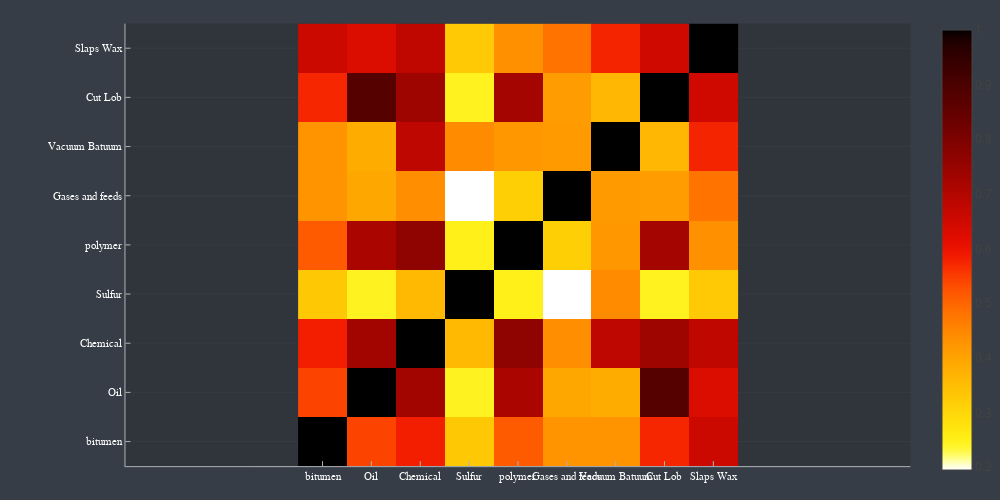
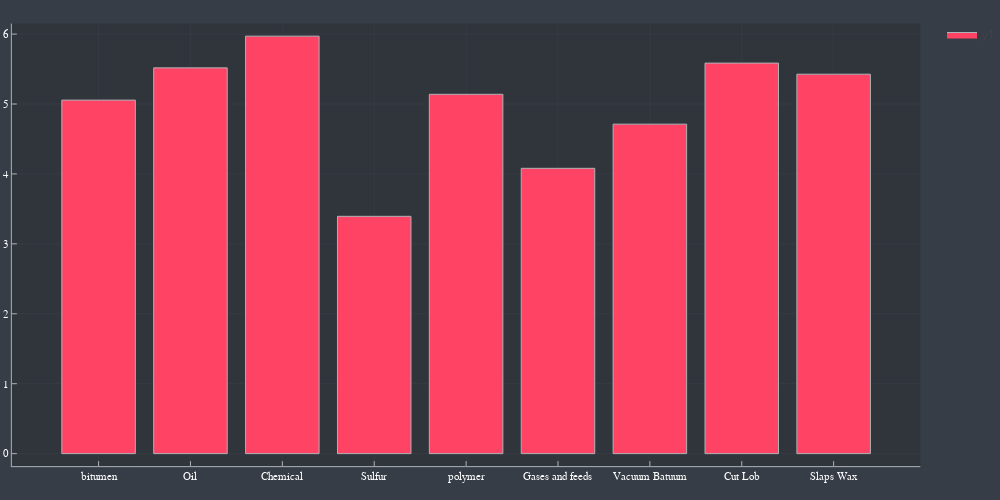

Notebook code for these charts, in order:
### Code cell
PetGroupCorMatPrices = cor(NormalizedPricesMatrix[:, 8:16]);
Names = CostumMods.GetProdName.(parse.(Int, getindex.(split.(SelectedPetProds, "-"), 2)))
# IndGroupCovMatPrices = cov(NormalizedPricesMatrix[:, 1:7]);
display(heatmap(Names, Names,PetGroupCorMatPrices, ratio=:equal, c=cgrad(rev=true), size = (1000, 500)))
# display(heatmap(IndGroupCovMatPrices, xticks=1:17, yticks=1:17, ratio=:equal, c=cgrad(rev=true)))
display(bar(Names, sum(PetGroupCorMatPrices, dims=2), size = (1000, 500)))

### Figure 1 — Plotly figure (JSON) as saved in the notebook; plotly's stock layout.template omitted (floating-point values rounded to 4 significant figures; data arrays with more than 128 entries replaced by an {"elided": "..."} marker saying what was removed)
{"data": [{"colorbar": {"title": ""}, "colorscale": {"elided": "256x2 mixed values"}, "name": "y1", "showlegend": false, "showscale": true, "type": "heatmap", "x": [0, 1, 2, 3, 4, 5, 6, 7, 8, 9], "xaxis": "x", "y": [0, 1, 2, 3, 4, 5, 6, 7, 8, 9], "yaxis": "y", "z": [[1, 0.5422, 0.5831, 0.331, 0.5158, 0.4276, 0.428, 0.5722, 0.6558], [0.5422, 1, 0.7292, 0.2439, 0.7142, 0.3945, 0.3836, 0.8796, 0.6295], [0.5831, 0.7292, 1, 0.3596, 0.7645, 0.4381, 0.6812, 0.7372, 0.6775], [0.331, 0.2439, 0.3596, 1, 0.2494, 0.1948, 0.4433, 0.2459, 0.3259], [0.5158, 0.7142, 0.7645, 0.2494, 1, 0.3169, 0.4218, 0.7238, 0.4323], [0.4276, 0.3945, 0.4381, 0.1948, 0.3169, 1, 0.4151, 0.4132, 0.48], [0.428, 0.3836, 0.6812, 0.4433, 0.4218, 0.4151, 1, 0.3634, 0.5756], [0.5722, 0.8796, 0.7372, 0.2459, 0.7238, 0.4132, 0.3634, 1, 0.6497], [0.6558, 0.6295, 0.6775, 0.3259, 0.4323, 0.48, 0.5756, 0.6497, 1]], "zmax": 1, "zmin": 0.1948}], "layout": {"annotations": [], "height": 500, "legend_position": {"bgcolor": "rgba(54, 61, 70, 1.000)", "bordercolor": "rgba(255, 255, 255, 1.000)", "borderwidth": 1, "font": {"color": "rgba(255, 255, 255, 1.000)", "family": "sans-serif", "size": 11}, "title": {"font": {"color": "rgba(255, 255, 255, 1.000)", "family": "sans-serif", "size": 15}, "text": ""}, "tracegroupgap": 0, "traceorder": "normal", "x": 1, "xanchor": "auto", "y": 1, "yanchor": "auto"}, "margin": {"b": 20, "l": 0, "r": 0, "t": 20}, "paper_bgcolor": "rgba(54, 61, 70, 1.000)", "plot_bgcolor": "rgba(48, 52, 59, 1.000)", "showlegend": true, "width": 1000, "xaxis": {"anchor": "y", "domain": [0.1373, 0.9961], "gridcolor": "rgba(173, 178, 183, 0.100)", "gridwidth": 0.5, "linecolor": "rgba(173, 178, 183, 1.000)", "mirror": false, "range": [-3.534, 12.53], "showgrid": true, "showline": true, "showticklabels": true, "tickangle": 0, "tickcolor": "rgb(173, 178, 183)", "tickfont": {"color": "rgba(255, 255, 255, 1.000)", "family": "sans-serif", "size": 11}, "tickmode": "array", "ticks": "inside", "ticktext": ["bitumen", "Oil", "Chemical", "Sulfur", "polymer", "Gases and feeds", "Vacuum Batuum", "Cut Lob", "Slaps Wax"], "tickvals": [0.5, 1.5, 2.5, 3.5, 4.5, 5.5, 6.5, 7.5, 8.5], "title": "", "titlefont": {"color": "rgba(255, 255, 255, 1.000)", "family": "sans-serif", "size": 15}, "type": "-", "visible": true, "zeroline": false, "zerolinecolor": "rgba(173, 178, 183, 1.000)"}, "yaxis": {"anchor": "x", "domain": [0.0301, 0.9921], "gridcolor": "rgba(173, 178, 183, 0.100)", "gridwidth": 0.5, "linecolor": "rgba(173, 178, 183, 1.000)", "mirror": false, "range": [0, 9], "showgrid": true, "showline": true, "showticklabels": true, "tickangle": 0, "tickcolor": "rgb(173, 178, 183)", "tickfont": {"color": "rgba(255, 255, 255, 1.000)", "family": "sans-serif", "size": 11}, "tickmode": "array", "ticks": "inside", "ticktext": ["bitumen", "Oil", "Chemical", "Sulfur", "polymer", "Gases and feeds", "Vacuum Batuum", "Cut Lob", "Slaps Wax"], "tickvals": [0.5, 1.5, 2.5, 3.5, 4.5, 5.5, 6.5, 7.5, 8.5], "title": "", "titlefont": {"color": "rgba(255, 255, 255, 1.000)", "family": "sans-serif", "size": 15}, "type": "-", "visible": true, "zeroline": false, "zerolinecolor": "rgba(173, 178, 183, 1.000)"}}}

### Figure 2 — Plotly figure (JSON) as saved in the notebook; plotly's stock layout.template omitted (floating-point values rounded to 4 significant figures)
{"data": [{"fill": "tozeroy", "fillcolor": "rgba(254, 67, 101, 1.000)", "legendgroup": "y1", "line": {"color": "rgba(173, 178, 183, 1.000)", "dash": "solid", "width": 1}, "mode": "lines", "name": "y1", "showlegend": true, "type": "scatter", "x": [0.1, 0.1, 0.9, 0.9, 0.1, 0.1], "xaxis": "x1", "y": [5.056, 0, 0, 5.056, 5.056, 5.056], "yaxis": "y1"}, {"fill": "tozeroy", "fillcolor": "rgba(254, 67, 101, 1.000)", "legendgroup": "y1", "line": {"color": "rgba(173, 178, 183, 1.000)", "dash": "solid", "width": 1}, "mode": "lines", "name": "y1", "showlegend": false, "type": "scatter", "x": [1.1, 1.1, 1.9, 1.9, 1.1, 1.1], "xaxis": "x1", "y": [5.517, 0, 0, 5.517, 5.517, 5.517], "yaxis": "y1"}, {"fill": "tozeroy", "fillcolor": "rgba(254, 67, 101, 1.000)", "legendgroup": "y1", "line": {"color": "rgba(173, 178, 183, 1.000)", "dash": "solid", "width": 1}, "mode": "lines", "name": "y1", "showlegend": false, "type": "scatter", "x": [2.1, 2.1, 2.9, 2.9, 2.1, 2.1], "xaxis": "x1", "y": [5.97, 0, 0, 5.97, 5.97, 5.97], "yaxis": "y1"}, {"fill": "tozeroy", "fillcolor": "rgba(254, 67, 101, 1.000)", "legendgroup": "y1", "line": {"color": "rgba(173, 178, 183, 1.000)", "dash": "solid", "width": 1}, "mode": "lines", "name": "y1", "showlegend": false, "type": "scatter", "x": [3.1, 3.1, 3.9, 3.9, 3.1, 3.1], "xaxis": "x1", "y": [3.394, 0, 0, 3.394, 3.394, 3.394], "yaxis": "y1"}, {"fill": "tozeroy", "fillcolor": "rgba(254, 67, 101, 1.000)", "legendgroup": "y1", "line": {"color": "rgba(173, 178, 183, 1.000)", "dash": "solid", "width": 1}, "mode": "lines", "name": "y1", "showlegend": false, "type": "scatter", "x": [4.1, 4.1, 4.9, 4.9, 4.1, 4.1], "xaxis": "x1", "y": [5.139, 0, 0, 5.139, 5.139, 5.139], "yaxis": "y1"}, {"fill": "tozeroy", "fillcolor": "rgba(254, 67, 101, 1.000)", "legendgroup": "y1", "line": {"color": "rgba(173, 178, 183, 1.000)", "dash": "solid", "width": 1}, "mode": "lines", "name": "y1", "showlegend": false, "type": "scatter", "x": [5.1, 5.1, 5.9, 5.9, 5.1, 5.1], "xaxis": "x1", "y": [4.08, 0, 0, 4.08, 4.08, 4.08], "yaxis": "y1"}, {"fill": "tozeroy", "fillcolor": "rgba(254, 67, 101, 1.000)", "legendgroup": "y1", "line": {"color": "rgba(173, 178, 183, 1.000)", "dash": "solid", "width": 1}, "mode": "lines", "name": "y1", "showlegend": false, "type": "scatter", "x": [6.1, 6.1, 6.9, 6.9, 6.1, 6.1], "xaxis": "x1", "y": [4.712, 0, 0, 4.712, 4.712, 4.712], "yaxis": "y1"}, {"fill": "tozeroy", "fillcolor": "rgba(254, 67, 101, 1.000)", "legendgroup": "y1", "line": {"color": "rgba(173, 178, 183, 1.000)", "dash": "solid", "width": 1}, "mode": "lines", "name": "y1", "showlegend": false, "type": "scatter", "x": [7.1, 7.1, 7.9, 7.9, 7.1, 7.1], "xaxis": "x1", "y": [5.585, 0, 0, 5.585, 5.585, 5.585], "yaxis": "y1"}, {"fill": "tozeroy", "fillcolor": "rgba(254, 67, 101, 1.000)", "legendgroup": "y1", "line": {"color": "rgba(173, 178, 183, 1.000)", "dash": "solid", "width": 1}, "mode": "lines", "name": "y1", "showlegend": false, "type": "scatter", "x": [8.1, 8.1, 8.9, 8.9, 8.1, 8.1], "xaxis": "x1", "y": [5.426, 0, 0, 5.426, 5.426, 5.426], "yaxis": "y1"}, {"colorbar": {"title": ""}, "legendgroup": "y1", "marker": {"color": "rgba(254, 67, 101, 0.000)", "line": {"color": "rgba(173, 178, 183, 0.000)", "width": 1}, "size": 0, "symbol": "circle"}, "mode": "markers", "name": "y1", "showlegend": false, "type": "scatter", "x": [0.5, 1.5, 2.5, 3.5, 4.5, 5.5, 6.5, 7.5, 8.5], "xaxis": "x", "y": [5.056, 5.517, 5.97, 3.394, 5.139, 4.08, 4.712, 5.585, 5.426], "yaxis": "y", "zmax": null, "zmin": null}], "layout": {"annotations": [], "height": 500, "legend_position": {"bgcolor": "rgba(54, 61, 70, 1.000)", "bordercolor": "rgba(255, 255, 255, 1.000)", "borderwidth": 1, "font": {"color": "rgba(255, 255, 255, 1.000)", "family": "sans-serif", "size": 11}, "title": {"font": {"color": "rgba(255, 255, 255, 1.000)", "family": "sans-serif", "size": 15}, "text": ""}, "tracegroupgap": 0, "traceorder": "normal", "x": 1, "xanchor": "auto", "y": 1, "yanchor": "auto"}, "margin": {"b": 20, "l": 0, "r": 0, "t": 20}, "paper_bgcolor": "rgba(54, 61, 70, 1.000)", "plot_bgcolor": "rgba(48, 52, 59, 1.000)", "showlegend": true, "width": 1000, "xaxis": {"anchor": "y", "domain": [0.01283, 0.9961], "gridcolor": "rgba(173, 178, 183, 0.100)", "gridwidth": 0.5, "linecolor": "rgba(173, 178, 183, 1.000)", "mirror": false, "range": [-0.4438, 9.444], "showgrid": true, "showline": true, "showticklabels": true, "tickangle": 0, "tickcolor": "rgb(173, 178, 183)", "tickfont": {"color": "rgba(255, 255, 255, 1.000)", "family": "sans-serif", "size": 11}, "tickmode": "array", "ticks": "inside", "ticktext": ["bitumen", "Oil", "Chemical", "Sulfur", "polymer", "Gases and feeds", "Vacuum Batuum", "Cut Lob", "Slaps Wax"], "tickvals": [0.5, 1.5, 2.5, 3.5, 4.5, 5.5, 6.5, 7.5, 8.5], "title": "", "titlefont": {"color": "rgba(255, 255, 255, 1.000)", "family": "sans-serif", "size": 15}, "type": "-", "visible": true, "zeroline": false, "zerolinecolor": "rgba(173, 178, 183, 1.000)"}, "yaxis": {"anchor": "x", "domain": [0.0301, 0.9921], "gridcolor": "rgba(173, 178, 183, 0.100)", "gridwidth": 0.5, "linecolor": "rgba(173, 178, 183, 1.000)", "mirror": false, "range": [-0.1791, 6.15], "showgrid": true, "showline": true, "showticklabels": true, "tickangle": 0, "tickcolor": "rgb(173, 178, 183)", "tickfont": {"color": "rgba(255, 255, 255, 1.000)", "family": "sans-serif", "size": 11}, "tickmode": "array", "ticks": "inside", "ticktext": ["0", "1", "2", "3", "4", "5", "6"], "tickvals": [0, 1, 2, 3, 4, 5, 6], "title": "", "titlefont": {"color": "rgba(255, 255, 255, 1.000)", "family": "sans-serif", "size": 15}, "type": "-", "visible": true, "zeroline": false, "zerolinecolor": "rgba(173, 178, 183, 1.000)"}}}
